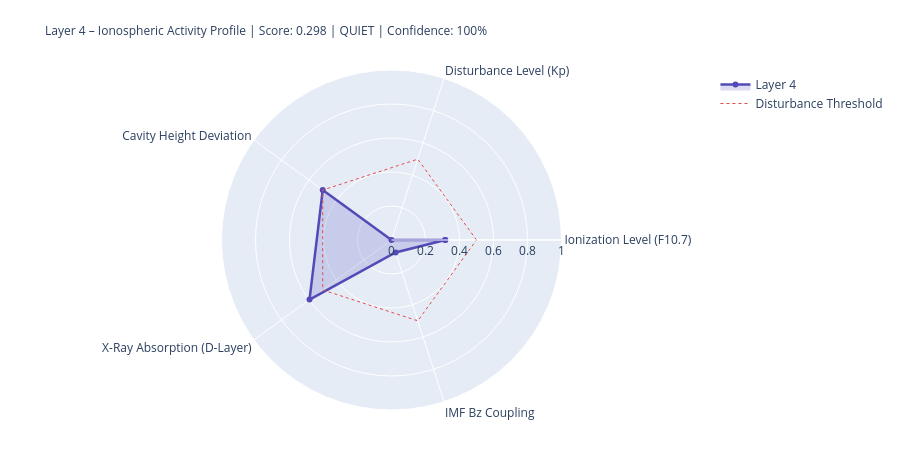

Notebook code for this chart:
### Markdown cell above
---
## 4. State Assessment & Handoff to Layer 5

### Code cell
# ============================================================
# LAYER-4-SCORE
# ============================================================

COMPONENTS = {
    'Ionization Level (F10.7)':    {'score': ioniz,       'source': 'primary' if f107_now else 'from_layer0', 'dynamic': True},
    'Disturbance Level (Kp)':          {'score': disturb,     'source': 'primary' if kp_now   else 'from_layer0', 'dynamic': True},
    'Cavity Height Deviation':    {'score': h_dev,       'source': 'derived',                                'dynamic': True},
    'X-Ray Absorption (D-Layer)':{'score': xray_ioniz,  'source': 'primary' if xray_now else 'missing',     'dynamic': True},
    'IMF Bz Coupling':             {'score': bz_coupling, 'source': 'primary' if bz_now   else 'from_layer0', 'dynamic': True},
}

available    = {k: v['score'] for k, v in COMPONENTS.items() if v['score'] is not None}
unavailable  = [k for k, v in COMPONENTS.items() if v['score'] is None]
layer4_score = round(sum(available.values()) / len(available), 4) if available else None
confidence   = round(len(available) / len(COMPONENTS), 2)
level = ('unknown' if layer4_score is None
         else 'quiet'   if layer4_score < 0.3
         else 'moderate' if layer4_score < 0.6
         else 'active')
dominant_l4 = max(available, key=available.get) if available else 'none'

# Resonance delta for Schumann SR-1
sr1_ref = schumann_freq(1, 80.0)
sr1_now = schumann_freq(1, h_eff)
sr1_delta_mhz = (sr1_now - sr1_ref) * 1000

# Propagation conditions
prop_cond = ('disturbed'   if kp_val > 4
             else 'unsettled' if kp_val > 2
             else 'normal')
if xray_class in ['X', 'M']:
    prop_cond = 'Radio-Blackout moeglich'

W = 68
print('=' * W)
print('LAYER 4 – IONOSPHERE – STATE ASSESSMENT')
print('=' * W)
for name, comp in COMPONENTS.items():
    s = comp['score']
    if s is not None:
        bar = '█' * int(s * 20) + '░' * (20 - int(s * 20))
        print(f'  {name:<36} {bar}  {s:.3f}  [{comp["source"]}]')
    else:
        print(f'  {name:<36} {"─" * 20}  n/a   [missing]')
print('-' * W)
print(f'  Score:          {layer4_score:.3f}  ({len(available)}/{len(COMPONENTS)} components)')
print(f'  Confidence:     {confidence:.0%}')
print(f'  Level:          {level.upper()}')
print(f'  Dominant:       {dominant_l4}')
print(f'  Cavity height:  {h_eff:.1f} km  (Ref: 80.0 km)')
print(f'  SR-1:           {sr1_now:.3f} Hz  (Δ {sr1_delta_mhz:+.1f} mHz vs. ref)')
print(f'  Propagation:    {prop_cond}')
print(f'  X-Ray:          {xray_class}-class  ({xray_now:.2e} W/m²)' if xray_now else '  X-Ray:          n/a')
print('=' * W)

# Radar
cats   = list(available.keys())
vals_r = list(available.values())
if len(cats) >= 3:
    fig = go.Figure()
    fig.add_trace(go.Scatterpolar(
        r=vals_r + [vals_r[0]], theta=cats + [cats[0]],
        fill='toself', fillcolor='rgba(83,74,183,0.20)',
        line=dict(color='#534AB7', width=2.5), name='Layer 4'
    ))
    fig.add_trace(go.Scatterpolar(
        r=[0.5] * (len(cats)+1), theta=cats + [cats[0]],
        line=dict(color='#E24B4A', dash='dot', width=1),
        mode='lines', name='Disturbance Threshold'
    ))
    fig.update_layout(
        title=dict(
            text=f'Layer 4 – Ionospheric Activity Profile | Score: {layer4_score:.3f} | {level.upper()} | Confidence: {confidence:.0%}',
            font=dict(size=12)
        ),
        polar=dict(radialaxis=dict(visible=True, range=[0, 1])),
        height=450, showlegend=True,
        margin=dict(l=80, r=80, t=70, b=40)
    )
    fig.show()

### Figure 1 — Plotly figure (JSON) as saved in the notebook; plotly's stock layout.template omitted (floating-point values rounded to 4 significant figures)
{"data": [{"fill": "toself", "fillcolor": "rgba(83,74,183,0.20)", "line": {"color": "#534AB7", "width": 2.5}, "name": "Layer 4", "r": [0.316, 0.0, 0.5, 0.596, 0.077, 0.316], "theta": ["Ionization Level (F10.7)", "Disturbance Level (Kp)", "Cavity Height Deviation", "X-Ray Absorption (D-Layer)", "IMF Bz Coupling", "Ionization Level (F10.7)"], "type": "scatterpolar"}, {"line": {"color": "#E24B4A", "dash": "dot", "width": 1}, "mode": "lines", "name": "Disturbance Threshold", "r": [0.5, 0.5, 0.5, 0.5, 0.5, 0.5], "theta": ["Ionization Level (F10.7)", "Disturbance Level (Kp)", "Cavity Height Deviation", "X-Ray Absorption (D-Layer)", "IMF Bz Coupling", "Ionization Level (F10.7)"], "type": "scatterpolar"}], "layout": {"height": 450, "margin": {"b": 40, "l": 80, "r": 80, "t": 70}, "polar": {"radialaxis": {"range": [0, 1], "visible": true}}, "showlegend": true, "title": {"font": {"size": 12}, "text": "Layer 4 – Ionospheric Activity Profile | Score: 0.298 | QUIET | Confidence: 100%"}}}
